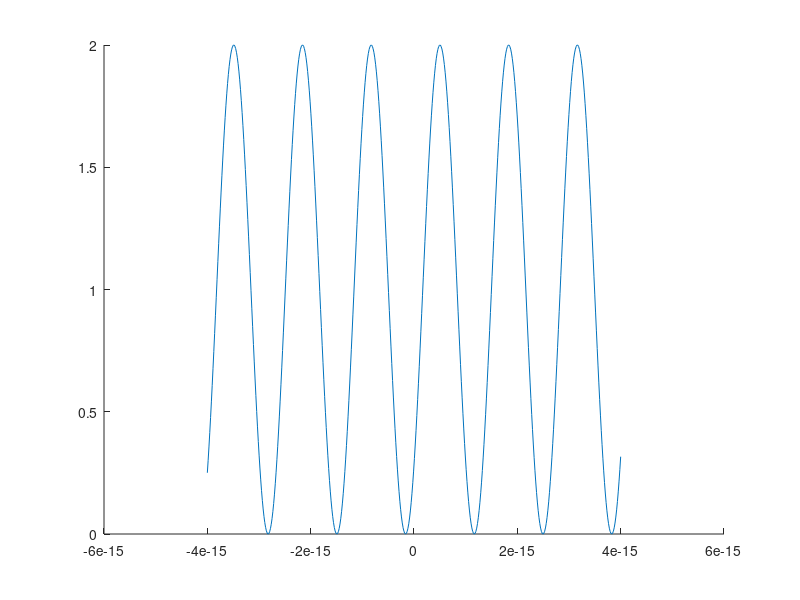

This figure's MATLAB source: (Note: this script raises an error after producing the figure.)
taxis = linspace(-4,4,512).*1e-15;
chirp = 103e-18;
q = 12:2:18;
shift = 1;
phase = [1 0 -0.5 2];

figure(1)
clf
hold on
for ii=1:length(q)
    lambda = 800e-9./q(ii);
    omega = 2*pi*3e8/lambda;
osc = cos(taxis.*2*pi./(1.33.*1e-15)+chirp.*omega+phase(ii))+shift.*ii;
plot(taxis,osc)
a=gca;
a.YTickLabel = {};
a.YTick = [];
end